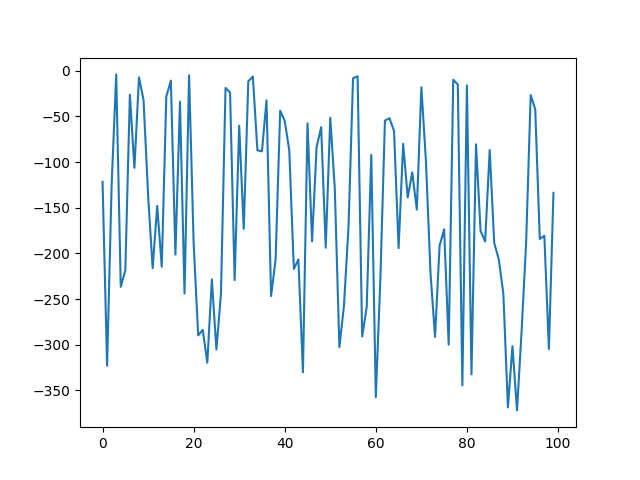
#> input picture deep_img0.png, 640 x 480 px, given in place of the camera
$ python get_low_high.py
#> lines starting #> are read from the running program, lines starting #| are printed output that depends on the picture; after the words box and inside, x2 and y2 are one past the last pixel; in counts of white or black regions, pixels touching at a corner belong together
from operator import ge
import serial
import numpy as np
from sklearn import linear_model
import time
import cv2

def mask_detect():
    lower_green = np.array([35,70,60])
    upper_green = np.array([120,255,255])

    cap = cv2.VideoCapture(0)
    ret, frame = cap.read()
#> frame is the input picture: shape (480, 640, 3); mean B, G, R 247.6, 243.6, 237.8
    if ret :
        frame = cv2.resize(frame, None, fx = 1, fy = 1, interpolation = cv2.INTER_AREA)
        hsv = cv2.cvtColor(frame, cv2.COLOR_BGR2HSV)
#> hsv: shape (480, 640, 3); mean H, S, V 9.6, 13.1, 247.6
        mask = cv2.inRange(hsv, lower_green, upper_green)
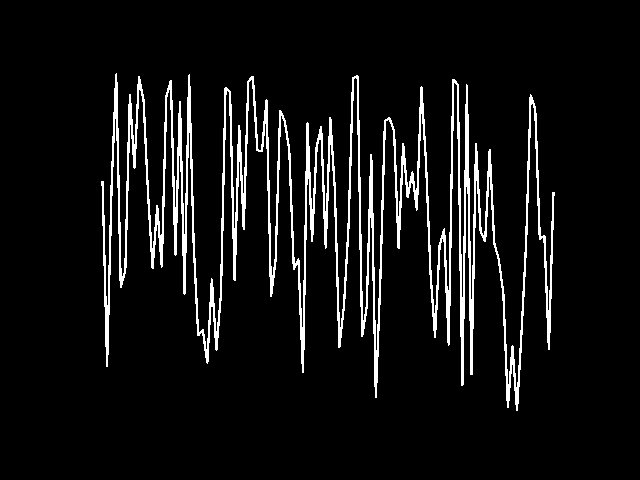
#> mask: shape (480, 640); 7.1% white; 1 white region, box (x1, y1, x2, y2) and area: (101, 73, 555, 411) 21794
    cap.release()
    return mask

def top_position(mask):
    greenpos0 = []
    greenpos1 = []
    for (index0,liste) in enumerate(mask):
        for (index1,value) in enumerate(liste):
            if value == 255:
                greenpos0.append(index0)
                greenpos1.append(index1)
#> after the loop, greenpos0 = 21794 items; greenpos1 = 21794 items

    ransac = linear_model.RANSACRegressor()
    ransac.fit(np.array(greenpos0).reshape(-1, 1), np.array(greenpos1).reshape(-1, 1))
    inlier_mask = ransac.inlier_mask_

    top1 = np.linalg.norm((np.array(greenpos0).reshape(-1, 1)[inlier_mask][-1,0], np.array(greenpos1).reshape(-1, 1)[inlier_mask][-1,0]))
#> top1 = 659.8
    top2 = np.linalg.norm((np.array(greenpos0).reshape(-1, 1)[inlier_mask][0,0], np.array(greenpos1).reshape(-1, 1)[inlier_mask][0,0]))
#> top2 = 137.1

    if top1 > top2 :
        return np.array([np.array(greenpos0).reshape(-1, 1)[inlier_mask][-1,0], np.array(greenpos1).reshape(-1, 1)[inlier_mask][-1,0]])
    else:
        return np.array([np.array(greenpos0).reshape(-1, 1)[inlier_mask][0,0], np.array(greenpos1).reshape(-1, 1)[inlier_mask][0,0]])


def get_low():
    servo_0_target = 0
    servo_1_target = 0
    ser = serial.Serial('/dev/ttyACM0')
    print(f'\r {servo_0_target:.2f} {servo_1_target:.2f}', end='')
    ser.write(f'{int(servo_0_target) << 1}\n{(int(servo_1_target) << 1) + 1}\n'.encode())
    time.sleep(2)

    mask_low = mask_detect()
    print(top_position(mask_low))
#| [410 517]
    return top_position(mask_low)


def get_high():
    servo_0_target = 180
    servo_1_target = 180
    ser = serial.Serial('/dev/ttyACM0')
    print(f'\r {servo_0_target:.2f} {servo_1_target:.2f}', end='')
    ser.write(f'{int(servo_0_target) << 1}\n{(int(servo_1_target) << 1) + 1}\n'.encode())
    time.sleep(2)

    mask_high = mask_detect()
    print(top_position(mask_high))
    return top_position(mask_high)

def get_min_max():

    low_pos  = get_low()
#> low_pos = [410, 517]
    high_pos = get_high()
#| [410 517]
#> high_pos = [410, 517]
    print(low_pos, high_pos)
#| [410 517] [410 517]
    return np.array([min(low_pos[0], high_pos[0]), min(low_pos[1], high_pos[1])]), np.array([max(low_pos[0], high_pos[0]), max(low_pos[1], high_pos[1])])


if __name__ == '__main__':

    print(get_min_max())
    # get_high()

$ run again, on deep_img10.png
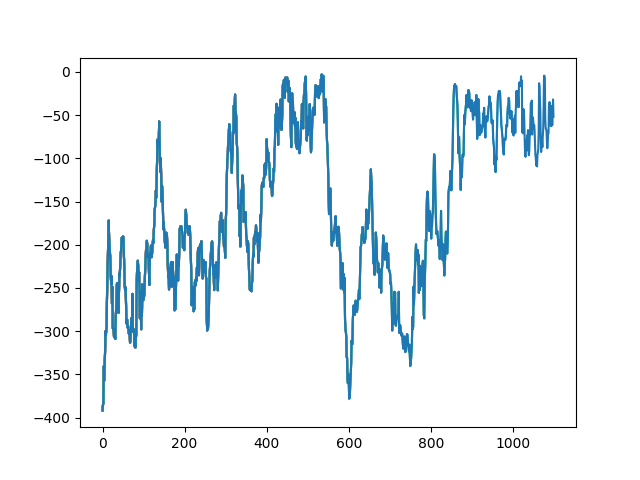
#> input picture deep_img10.png, 640 x 480 px, given in place of the camera
#> in mask_detect, frame is the input picture: shape (480, 640, 3); mean B, G, R 247.4, 244.4, 239.2
#> hsv: shape (480, 640, 3); mean H, S, V 6.6, 11.6, 247.4
#> in mask_detect, `mask = cv2.inRange(hsv, lower_green, upper_green)`:
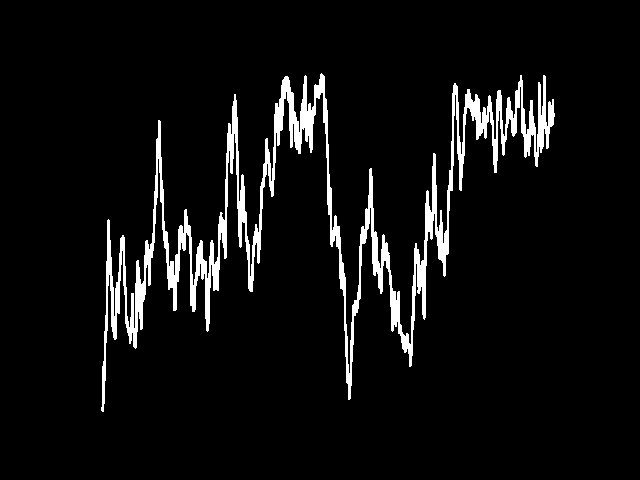
#> mask: shape (480, 640); 5.9% white; 1 white region, box (x1, y1, x2, y2) and area: (101, 73, 555, 412) 17999
#> after the loop in top_position, `for (index0,liste) in enumerate(mask):`: greenpos0 = 17999 values from 73 to 411; greenpos1 = 17999 values, max 554 at index 2290, min 101 at index 17985, mean 317.6
#> top1 = 423.7
#> top2 = 329.2
#| [411 103]
#> low_pos = [408, 101]
#| [ 75 520]
#> high_pos = [75, 520]
#| [408 101] [ 75 520]
